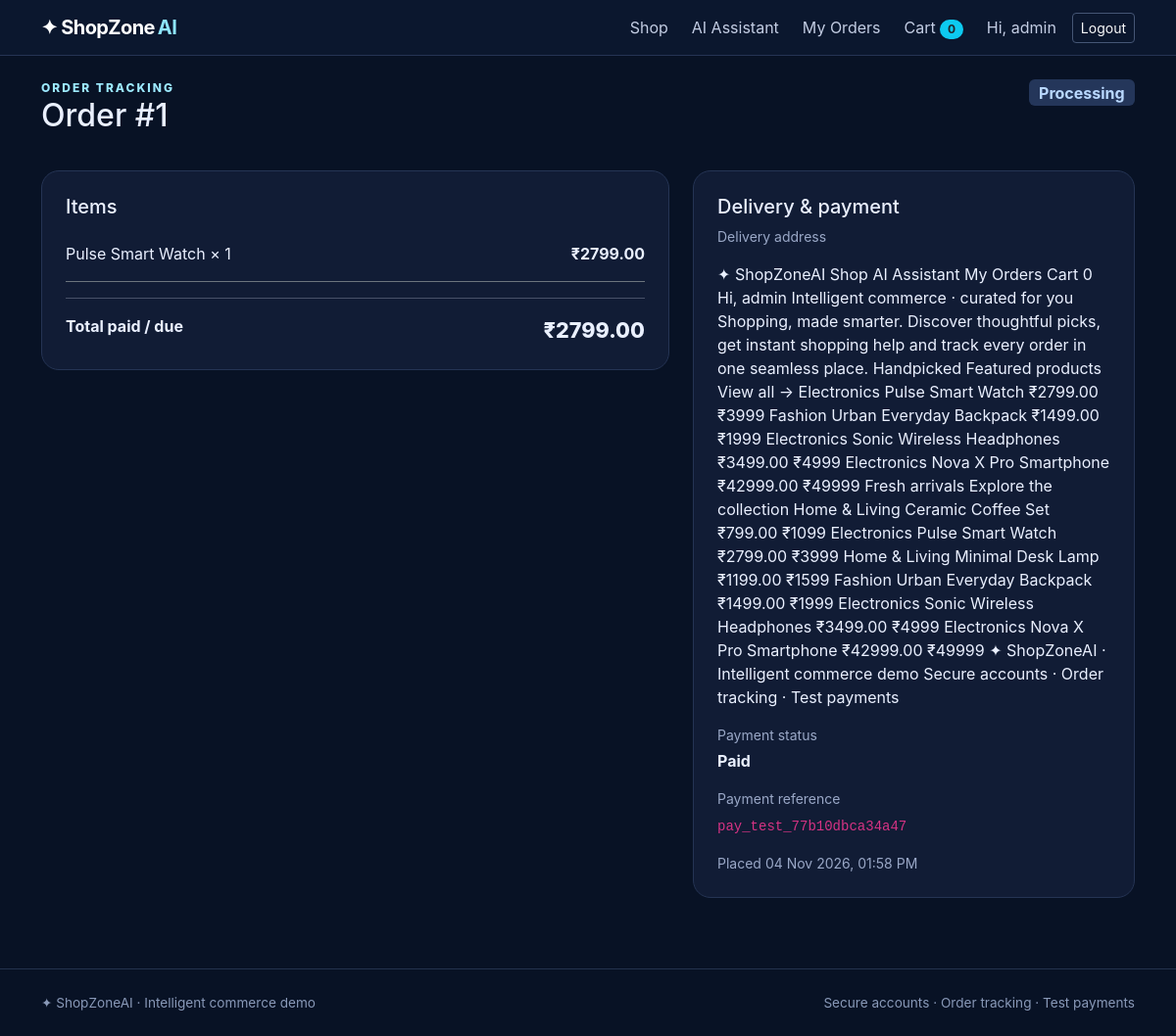
Screenshot of /orders/1 (signed in) with the database file from the repository.
### app.py (models this page shows)
class User(db.Model):
    id = db.Column(db.Integer, primary_key=True)
    name = db.Column(db.String(90), nullable=False)
    email = db.Column(db.String(140), unique=True, nullable=False, index=True)
    phone = db.Column(db.String(25))
    password_hash = db.Column(db.String(255), nullable=False)
    role = db.Column(db.String(15), default='user', nullable=False)
    active = db.Column(db.Boolean, default=True)
    created_at = db.Column(db.DateTime, default=datetime.utcnow)

class Order(db.Model):
    id = db.Column(db.Integer, primary_key=True)
    user_id = db.Column(db.Integer, db.ForeignKey('user.id'), nullable=False)
    status = db.Column(db.String(25), default='Placed')
    payment_method = db.Column(db.String(30), default='Razorpay (Test)')
    payment_status = db.Column(db.String(25), default='Pending')
    payment_id = db.Column(db.String(100), default='')
    subtotal = db.Column(db.Numeric(12,2), default=0)
    shipping = db.Column(db.Numeric(12,2), default=0)
    total = db.Column(db.Numeric(12,2), default=0)
    address = db.Column(db.Text, nullable=False)
    created_at = db.Column(db.DateTime, default=datetime.utcnow)
    customer = db.relationship('User')
    items = db.relationship('OrderItem', cascade='all, delete-orphan', backref='order')

class OrderItem(db.Model):
    id = db.Column(db.Integer, primary_key=True)
    order_id = db.Column(db.Integer, db.ForeignKey('order.id'), nullable=False)
    product_id = db.Column(db.Integer, db.ForeignKey('product.id'), nullable=False)
    product_name = db.Column(db.String(140), nullable=False)
    price = db.Column(db.Numeric(12,2), nullable=False)
    quantity = db.Column(db.Integer, nullable=False)
    image = db.Column(db.String(255), default='')

### app.py (the view)
@app.route('/orders/<int:oid>')
@user_required
def order_detail(oid):
    order=Order.query.filter_by(id=oid,user_id=current_user().id).first_or_404()
    return render_template('order_detail.html',order=order)

### app.py (called while the page is built)
def current_user():
    uid = session.get('user_id')
    return db.session.get(User, uid) if uid else None

@app.context_processor
def inject_globals():
    u = current_user()
    count = CartItem.query.filter_by(user_id=u.id).count() if u and u.role == 'user' else 0
    return {'current_user':u, 'cart_count':count, 'currency':os.getenv('CURRENCY','INR')}

def login_required(role=None):
    def deco(fn):
        @wraps(fn)
        def wrapper(*args, **kwargs):
            u=current_user()
            if not u or not u.active:
                session.clear(); flash('Please sign in to continue.','warning')
                return redirect(url_for('login', next=request.path))
            if role and u.role != role: abort(403)
            return fn(*args, **kwargs)
        return wrapper
    return deco

### templates/order_detail.html
{% extends 'base.html' %}{% block content %}<div class="d-flex justify-content-between"><div><div class="eyebrow">Order tracking</div><h1 class="h2">Order #{{ order.id }}</h1></div><span class="badge badge-soft align-self-start fs-6">{{ order.status }}</span></div><div class="row g-4 mt-1"><div class="col-lg-7"><div class="panel p-4"><h5>Items</h5>{% for i in order.items %}<div class="d-flex justify-content-between py-3 border-bottom border-secondary"><span>{{ i.product_name }} × {{ i.quantity }}</span><b>₹{{ '%.2f'|format(i.price*i.quantity) }}</b></div>{% endfor %}<hr><div class="d-flex justify-content-between"><b>Total paid / due</b><b class="price">₹{{ '%.2f'|format(order.total) }}</b></div></div></div><div class="col-lg-5"><div class="panel p-4"><h5>Delivery & payment</h5><p class="muted small">Delivery address</p><p>{{ order.address }}</p><p class="muted small mb-1">Payment status</p><b>{{ order.payment_status }}</b><p class="muted small mt-3 mb-1">Payment reference</p><code>{{ order.payment_id or 'Not available' }}</code><p class="muted small mt-3 mb-0">Placed {{ order.created_at.strftime('%d %b %Y, %I:%M %p') }}</p></div></div></div>{% endblock %}

### templates/base.html (shortened to what this page needs)
<!doctype html><html lang="en"><head><meta charset="utf-8"><meta name="viewport" content="width=device-width, initial-scale=1">
<link href="https://cdn.jsdelivr.net/npm/bootstrap@5.3.3/dist/css/bootstrap.min.css" rel="stylesheet">
<link href="{{ url_for('static',filename='style.css') }}" rel="stylesheet"></head><body>
<nav class="navbar navbar-expand-lg navbar-dark nav-glass sticky-top"><div class="container">
<a class="navbar-brand fw-bold" href="{{ url_for('home') }}">✦ ShopZone<span class="brand-ai">AI</span></a>
<div class="collapse navbar-collapse" id="nav"><ul class="navbar-nav ms-auto align-items-lg-center gap-lg-2">
<li><a class="nav-link" href="{{ url_for('products') }}">Shop</a></li><li><a class="nav-link" href="{{ url_for('assistant') }}">AI Assistant</a></li>
{% if current_user and current_user.role=='user' %}<li><a class="nav-link" href="{{ url_for('my_orders') }}">My Orders</a></li><li><a class="nav-link" href="{{ url_for('cart') }}">Cart <span class="badge rounded-pill bg-info text-dark">{{ cart_count }}</span></a></li>{% endif %}
{% if current_user %}<li class="nav-item"><span class="nav-link small text-info">Hi, {{ current_user.name.split()[0] }}</span></li><li><a class="btn btn-sm btn-outline-light" href="{{ url_for('logout') }}">Logout</a></li>
{% else %}<li><a class="nav-link" href="{{ url_for('login') }}">Login</a></li><li><a class="btn btn-sm btn-primary px-3" href="{{ url_for('register') }}">Create account</a></li>{% endif %}
</ul></div></div></nav>
<main class="container py-4">{% block content %}{% endblock %}</main>
<footer class="footer mt-5"><div class="container py-4 d-flex flex-wrap justify-content-between gap-2"><span>✦ ShopZoneAI · Intelligent commerce demo</span><span>Secure accounts · Order tracking · Test payments</span></div></footer>
<script src="https://cdn.jsdelivr.net/npm/bootstrap@5.3.3/dist/js/bootstrap.bundle.min.js"></script></body></html>

### static/style.css (style rules this page uses)
:root { --ink:#eaf0ff;--muted:#9aa8c7;--panel:#111c35;--line:#253454;--accent:#8b7cff }
* { box-sizing:border-box }
body { background:#081225;color:var(--ink);min-height:100vh;font-family:Inter,ui-sans-serif,system-ui,-apple-system,"Segoe UI",sans-serif }
.nav-glass { background:#0c1830ed;border-bottom:1px solid #253454;backdrop-filter:blur(18px) }
.navbar-brand { letter-spacing:-.6px }
.brand-ai { color:#8ee6ff;margin-left:3px }
.nav-link { color:#c3cde3!important }
.eyebrow { color:#9ce9ff;text-transform:uppercase;letter-spacing:2px;font-size:.75rem;font-weight:800 }
.muted { color:var(--muted) }
.panel,.product-card,.stat-card,.admin-side { background:var(--panel);border:1px solid var(--line);border-radius:18px }
.btn-outline-light { border-color:#455675 }
.badge-soft { background:#24365a;color:#b9d8ff }
.price { font-size:1.35rem;font-weight:800 }
.footer { border-top:1px solid #23324d;color:#8999b8;font-size:.85rem }

### rows the page displays
User: name "admin"
Order: id "1", status "Processing", total "2799.00", address "✦ ShopZoneAI Shop AI Assistant My Orders Cart 0 Hi, admin Intelligent commerce · curated for you Shopping, made smarter. Discover thoughtful picks, get instant shopping help and track every order in one seamless place. Handpicked Featured products View all → Electronics Pulse Smart Watch ₹2799.00 ₹3999 Fashion Urban Everyday Backpack ₹1499.00 ₹1999 Electronics Sonic Wireless Headphones ₹3499.00 ₹4999 Electronics Nova X Pro Smartphone ₹42999.00 ₹49999 Fresh arrivals Explore the collection Home & Living Ceramic Coffee Set ₹799.00 ₹1099 Electronics Pulse Smart Watch ₹2799.00 ₹3999 Home & Living Minimal Desk Lamp ₹1199.00 ₹1599 Fashion Urban Everyday Backpack ₹1499.00 ₹1999 Electronics Sonic…", payment_status "Paid", payment "pay_test_77b10dbca34a47", created_at "04 Nov 2026, 01:58 PM"
OrderItem: product_name "Pulse Smart Watch", quantity "1", i.price*i.quantity "2799.00"

### other values shown
{{ cart_count }} "0"
